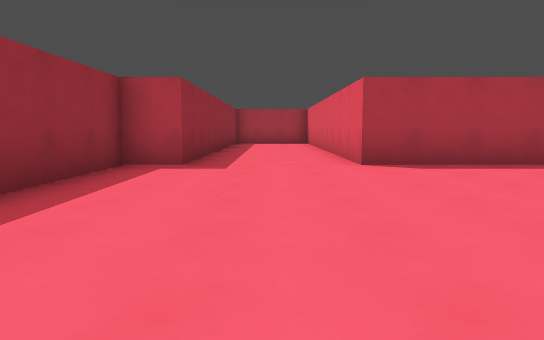
view 1 (above)

21 first-person views from a walk through a level from a Godot 3-D game. The camera is 1.2 m above the floor, tilts 6° down and sees 70° across. The floor is counted in squares, 2 m on a side. Each view is taken from the middle of a square. On the plan, view 1 faces up. The plan holds only what a view shows up to about 11 squares ahead; the rest is blank. The place goes on beyond the plan.

view 2
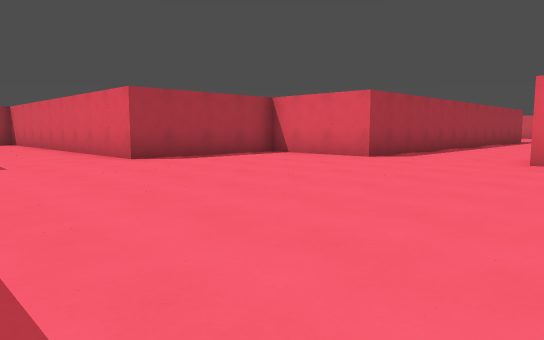

view 3
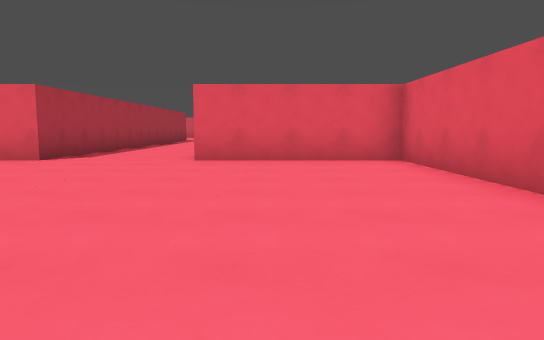

view 4
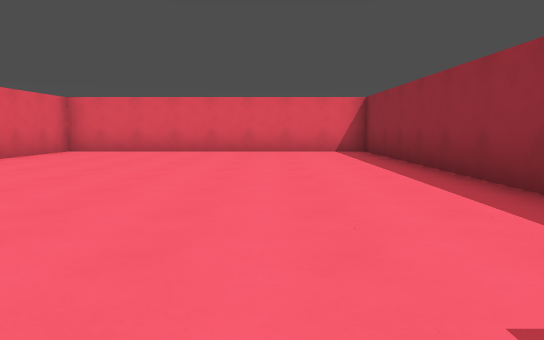

view 5
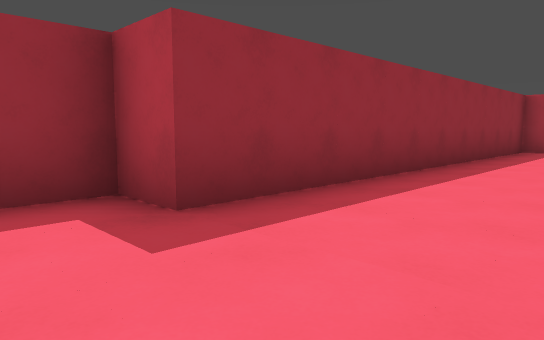

view 6
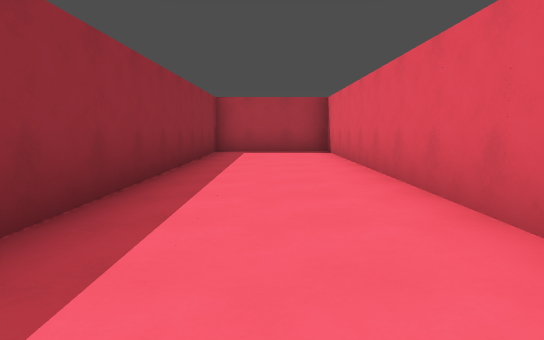

view 7
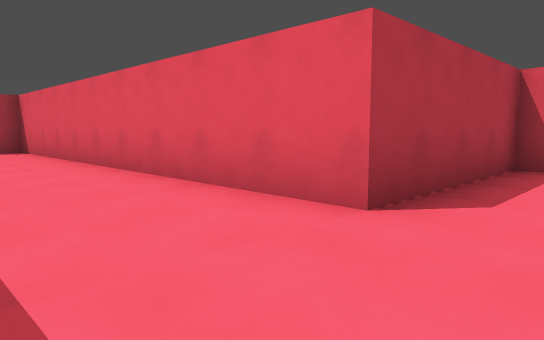

view 8
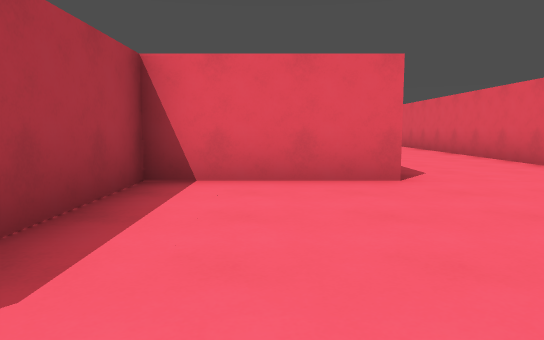

view 9
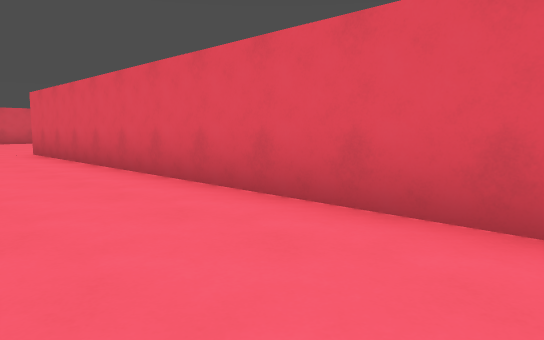

view 10
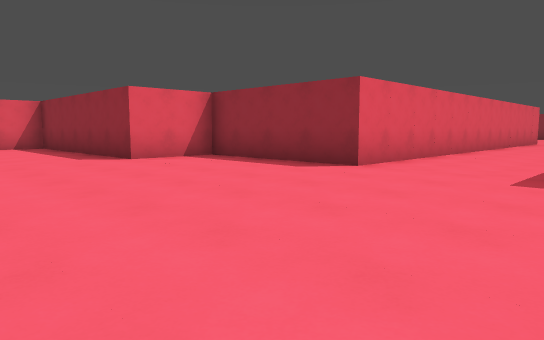

view 11
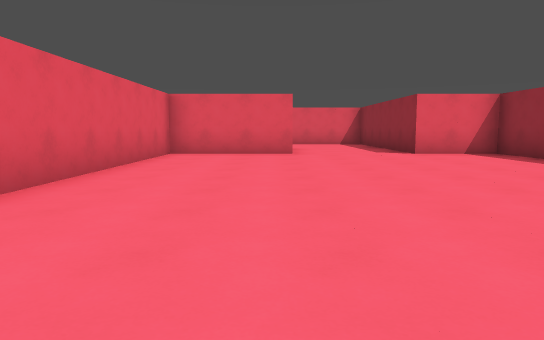

view 12
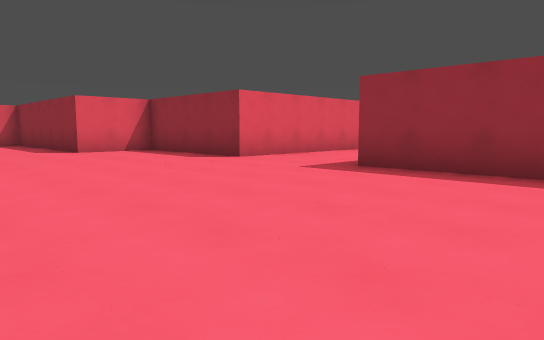

view 13
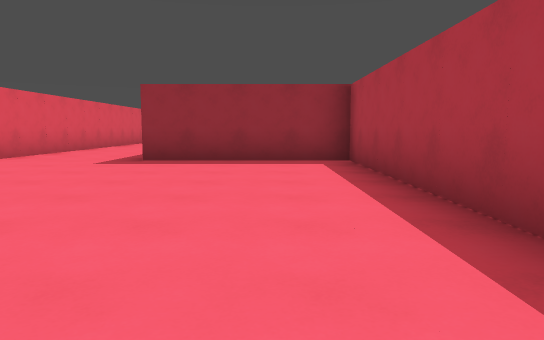

view 14
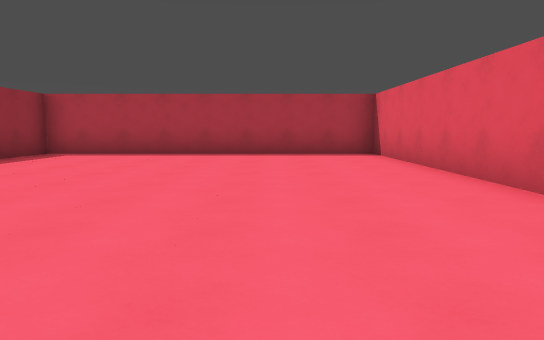

view 15
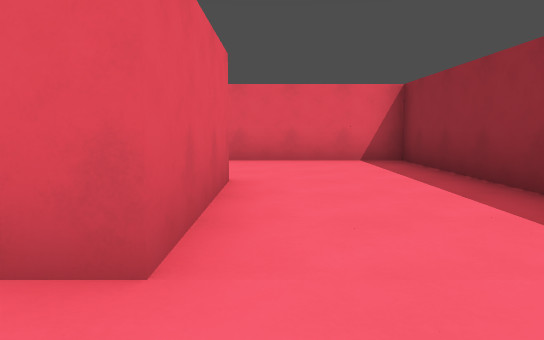

view 16
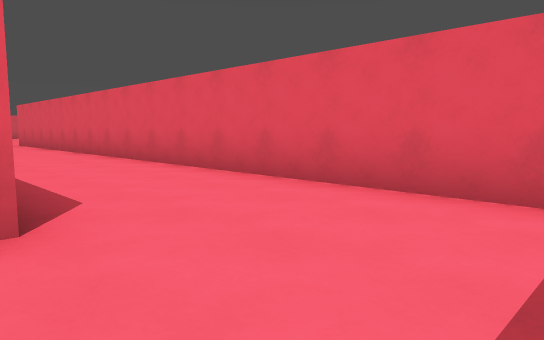

view 17
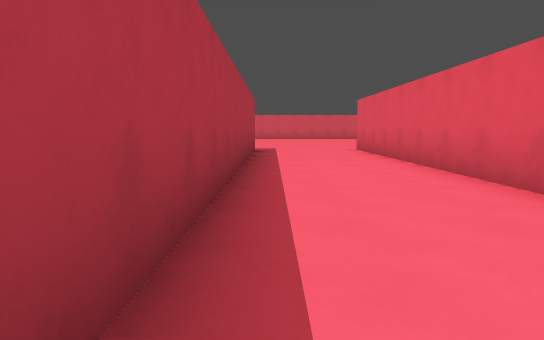

view 18
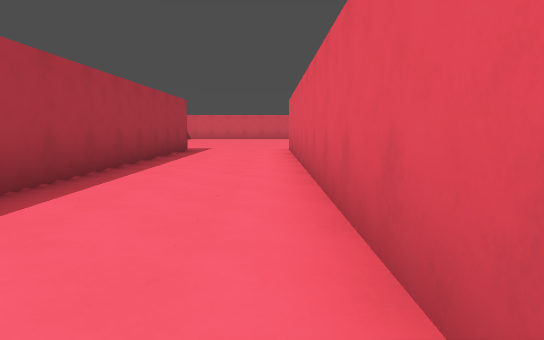

view 19
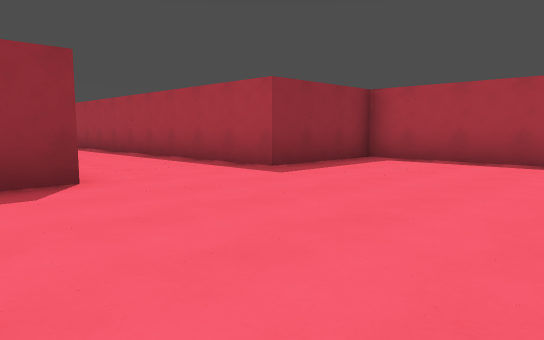

view 20
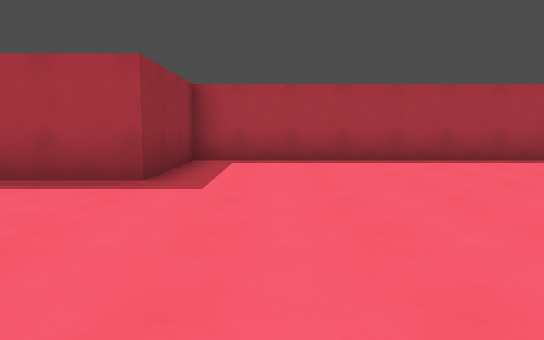

view 21
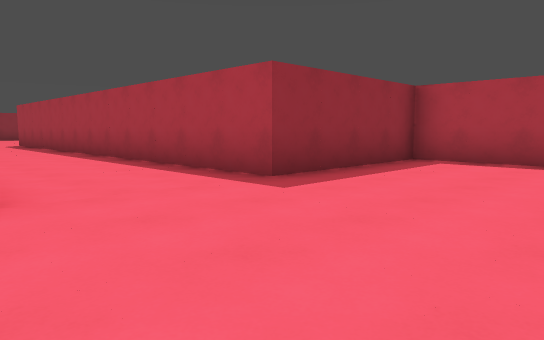

### Floor plan
Points are (right, up) in squares from view 1. A wall is a line through its corners. A room is listed if a view was taken in it or the views show most of it. See-through windows are left out.
Room 1 (views 1, 2, 3, 4, 5, 6, 7, 8)
walls: (5.5, 3.5) (5.5, 6.5) (1.5, 6.5) (1.5, 16.5) (-1.5, 16.5) (-1.5, 6.5) (-2.5, 6.5) (-2.5, -3.5) (5.5, -3.5) (5.5, 0.5)
ways out: opening at (6, 2) to room 2
Room 2 (views 9, 10, 11, 12, 13, 14, 15, 16, 17, 18, 19, 20, 21)
walls: (23.5, -6.6) (23.5, -3.5) (26.5, -3.5) (26.5, 7.5) (18.5, 7.5) (18.5, 3.5) (5.5, 3.5); (37.5, -9.4) (37.5, -10.2); (42.5, -3.5) (37.5, -3.5) (37.5, -6.5) (26.6, -6.5); (7.4, 0.5) (18.5, 0.5) (18.5, -3.5) (20.5, -3.5) (20.5, -9.5) (37, -9.5)
ways out: opening at (6, 2) to room 1

Where each view was taken, in squares from view 1:
view 1: 0 up, 0 right, facing up
view 2: 1 down, 2 left, facing up-right
view 3: 1 down, 2 left, facing right
view 4: 7 up, 0 right, facing down
view 5: 5 up, 1 right, facing up-left
view 6: 6 up, 0 right, facing up
view 7: 5 up, 1 left, facing up-right
view 8: 5 up, 1 right, facing right
view 9: 3 up, 8 right, facing down-right
view 10: 4 up, 24 right, facing down-left
view 11: 6 up, 24 right, facing down
view 12: 7 up, 24 right, facing down-left
view 13: 6 up, 26 right, facing left
view 14: 2 down, 24 right, facing up
view 15: 2 down, 23 right, facing down
view 16: 6 down, 21 right, facing down-right
view 17: 7 down, 26 right, facing right
view 18: 9 down, 26 right, facing right
view 19: 11 down, 42 right, facing up-left
view 20: 11 down, 39 right, facing up
view 21: 0 up, 22 right, facing up-left
